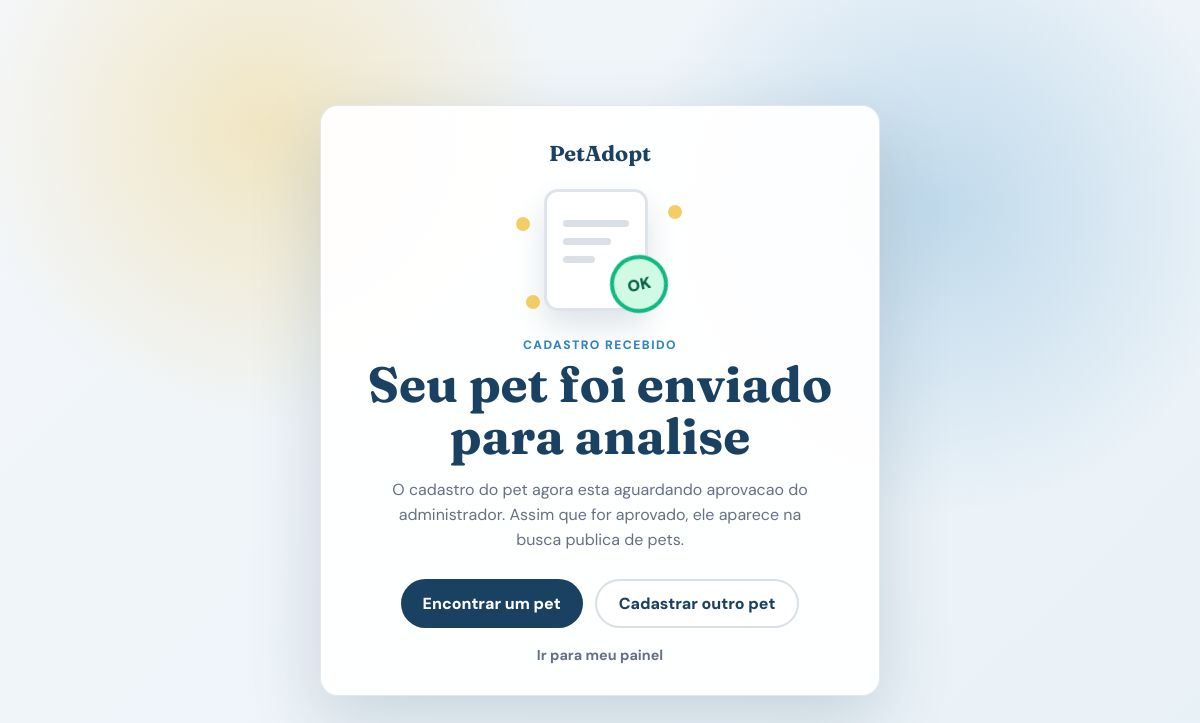
The page /pet-submitted?pet_id=9 (signed in) on the database as committed earlier.
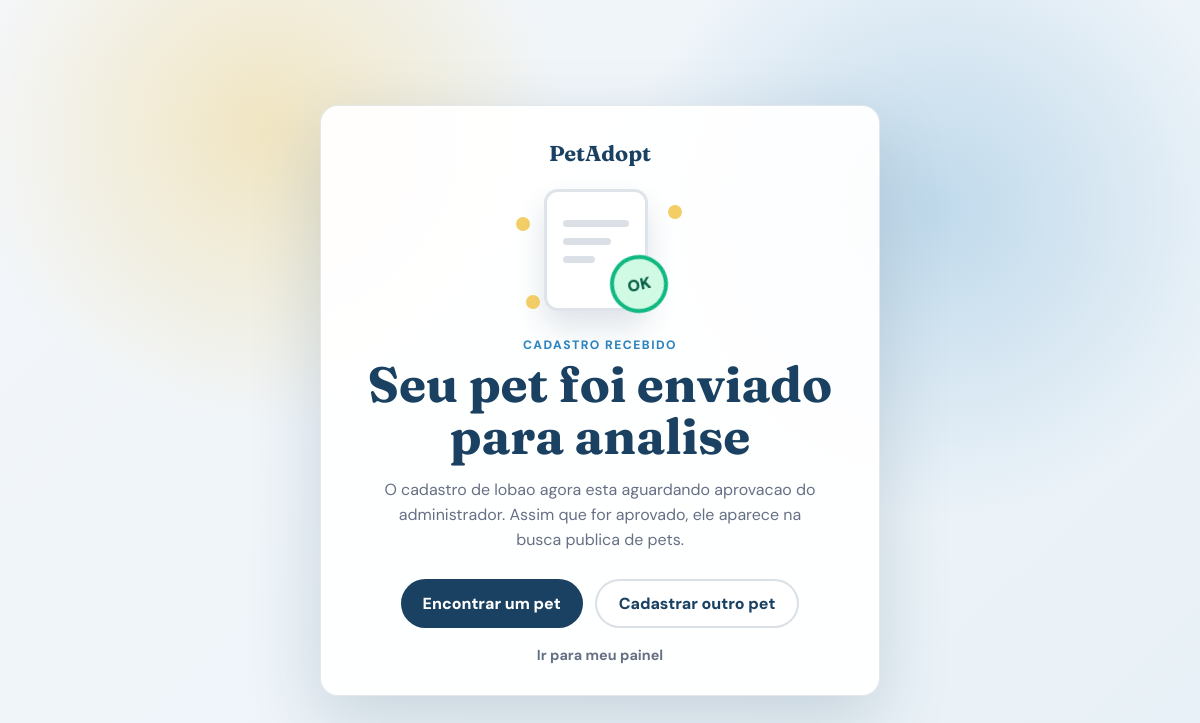
The same page on the database as committed later.
### app.py (models this page shows)
class Pet(db.Model):
    __tablename__ = 'pet'
    id = db.Column(db.Integer, primary_key=True)
    usuario_id = db.Column(db.Integer, db.ForeignKey('usuario.id'), nullable=True)
    usuario = db.relationship('Usuario', backref='pets')
    nome = db.Column(db.String(80), nullable=False)
    especie = db.Column(db.String(20), nullable=False)  # 'dog' ou 'cat'
    raca = db.Column(db.String(80), nullable=True)
    porte = db.Column(db.String(20), nullable=False, default='medium')  # small, medium, large, giant
    sexo = db.Column(db.String(20), nullable=False, default='unknown')
    idade_anos = db.Column(db.Integer, default=0)
    idade_meses = db.Column(db.Integer, default=0)
    cor = db.Column(db.String(80), nullable=True)
    vacinado = db.Column(db.Boolean, default=False)
    castrado = db.Column(db.Boolean, default=False)
    descricao = db.Column(db.Text, nullable=True)
    cidade = db.Column(db.String(100), nullable=False)
    estado = db.Column(db.String(2), nullable=False)
    status = db.Column(db.String(20), default='available')  # available, reserved, adopted
    mod_status = db.Column(db.String(20), default='pending')  # pending, approved, removed
    foto_capa = db.Column(db.String(255), nullable=True)
    criado_em = db.Column(db.DateTime, default=db.func.now())

### app.py (the view)
@app.route('/pet-submitted')
@login_required
def pet_submitted():
    pet_id = request.args.get('pet_id', type=int)
    pet = Pet.query.get(pet_id) if pet_id else None
    if pet and pet.usuario_id != current_user.id and current_user.role != 'admin':
        pet = None
    return render_template('pet-submitted.html', pet=pet)

### app.py (called while the page is built)
@login_manager.user_loader
def load_user(user_id):
    return db.session.get(Usuario, int(user_id))

@app.after_request
def add_header(response):
    if 'text/html' in response.headers.get('Content-Type', ''):
        response.headers['Cache-Control'] = 'no-store, no-cache, must-revalidate, max-age=0'
        response.headers['Pragma'] = 'no-cache'
        response.headers['Expires'] = '-1'
    return response

### templates/pet-submitted.html (shortened to what this page needs)
<!DOCTYPE html>
<html lang="pt-BR">
<head>
<link rel="stylesheet" href="/static/css/pet-submitted.css">
</head>
<body>
  <main class="submitted-page">
    <section class="submitted-panel" aria-labelledby="submitted-title">
      <a href="/" class="brand">PetAdopt</a>
      <div class="approval-scene" aria-hidden="true">
        <div class="paper">
          <span></span>
          <span></span>
          <span></span>
        </div>
        <div class="stamp">OK</div>
        <div class="paw-dot paw-a"></div>
        <div class="paw-dot paw-b"></div>
        <div class="paw-dot paw-c"></div>
      </div>
      <p class="eyebrow">Cadastro recebido</p>
      <h1 id="submitted-title">Seu pet foi enviado para analise</h1>
      <p class="submitted-copy">
        {% if pet %}
          O cadastro de {{ pet.nome }} agora esta aguardando aprovacao do administrador.
        {% else %}
          O cadastro do pet agora esta aguardando aprovacao do administrador.
        {% endif %}
        Assim que for aprovado, ele aparece na busca publica de pets.
      </p>
      <div class="submitted-actions">
        <a class="btn-primary" href="/pets">Encontrar um pet</a>
        <a class="btn-secondary" href="/new-pet">Cadastrar outro pet</a>
      </div>
      <a class="dashboard-link" href="/dashboard">Ir para meu painel</a>
    </section>
  </main>
</body>
</html>

### static/css/pet-submitted.css (style rules this page uses)
:root { --navy: #1a4161; --navy-d: #0d1b2a; --blue: #2e86c1; --yellow: #f0c040; --ink: #10243a; --muted: #667085; --white: #ffffff; }
*, *::before, *::after { box-sizing: border-box; }
body { margin: 0; min-height: 100vh; font-family: "DM Sans", sans-serif; color: var(--ink); background: radial-gradient(circle at 22% 16%, rgba(240, 192, 64, .3), transparent 26%), radial-gradient(circle at 78% 26%, rgba(46, 134, 193, .24), transparent 28%), linear-gradient(135deg, #f4f7fb 0%, #e8f1f7 100%); }
.submitted-page { min-height: 100vh; display: grid; place-items: center; padding: 32px 18px; }
.submitted-panel { width: min(560px, 100%); text-align: center; background: rgba(255, 255, 255, .94); border: 1px solid rgba(26, 65, 97, .12); border-radius: 18px; padding: 34px 30px 30px; box-shadow: 0 24px 70px rgba(26, 65, 97, .18); animation: panel-in .55s ease both; }
.brand { display: inline-block; font-family: "Fraunces", serif; font-size: 1.35rem; font-weight: 700; color: var(--navy); text-decoration: none; margin-bottom: 10px; }
.approval-scene { width: 180px; height: 150px; margin: 0 auto 10px; position: relative; }
.paper { width: 104px; height: 122px; border-radius: 14px; background: var(--white); border: 3px solid rgba(26, 65, 97, .14); box-shadow: 0 16px 30px rgba(26, 65, 97, .14); position: absolute; left: 34px; top: 12px; padding: 28px 16px 0; animation: float-paper 2.5s ease-in-out infinite; }
.paper span { display: block; height: 7px; border-radius: 20px; background: rgba(26, 65, 97, .16); margin-bottom: 11px; }
.paper span:nth-child(2) { width: 72%; }
.paper span:nth-child(3) { width: 48%; }
.stamp { width: 58px; height: 58px; border-radius: 50%; position: absolute; right: 22px; bottom: 14px; display: grid; place-items: center; background: #d1fae5; color: #065f46; border: 4px solid #10b981; font-weight: 900; transform: rotate(-12deg); animation: stamp-in .8s .25s cubic-bezier(.2, 1.3, .5, 1) both; }
.paw-dot { width: 14px; height: 14px; border-radius: 50%; background: rgba(240, 192, 64, .8); position: absolute; animation: paw-pop 1.8s ease-in-out infinite; }
.paw-a { left: 6px; top: 40px; }
.paw-b { right: 8px; top: 28px; animation-delay: .25s; }
.paw-c { left: 16px; bottom: 18px; animation-delay: .45s; }
.eyebrow { margin: 8px 0 6px; text-transform: uppercase; letter-spacing: .12em; color: var(--blue); font-size: .76rem; font-weight: 800; }
h1 { margin: 0; font-family: "Fraunces", serif; font-size: clamp(2rem, 8vw, 3.1rem); line-height: 1.04; color: var(--navy); }
.submitted-copy { margin: 16px auto 0; max-width: 440px; color: var(--muted); font-size: 1rem; line-height: 1.55; }
.submitted-actions { display: flex; justify-content: center; gap: 12px; margin-top: 26px; flex-wrap: wrap; }
.btn-primary, .btn-secondary { min-height: 46px; display: inline-flex; align-items: center; justify-content: center; border-radius: 40px; padding: 12px 22px; font-weight: 800; text-decoration: none; transition: transform .18s ease, background .18s ease, border-color .18s ease; }
.btn-primary { color: #fff; background: var(--navy); }
.btn-secondary { color: var(--navy); background: #fff; border: 2px solid rgba(26, 65, 97, .16); }
.dashboard-link { display: inline-block; margin-top: 18px; color: var(--muted); font-size: .9rem; font-weight: 700; text-decoration: none; }

Rows that differ between the two databases and show on the page:
added Pet: nome "lobao"
Other text that changed with them:
text no longer shown: "O cadastro do pet agora esta aguardando aprovacao do administrador."
text now shown: "O cadastro de agora esta aguardando aprovacao do administrador."
